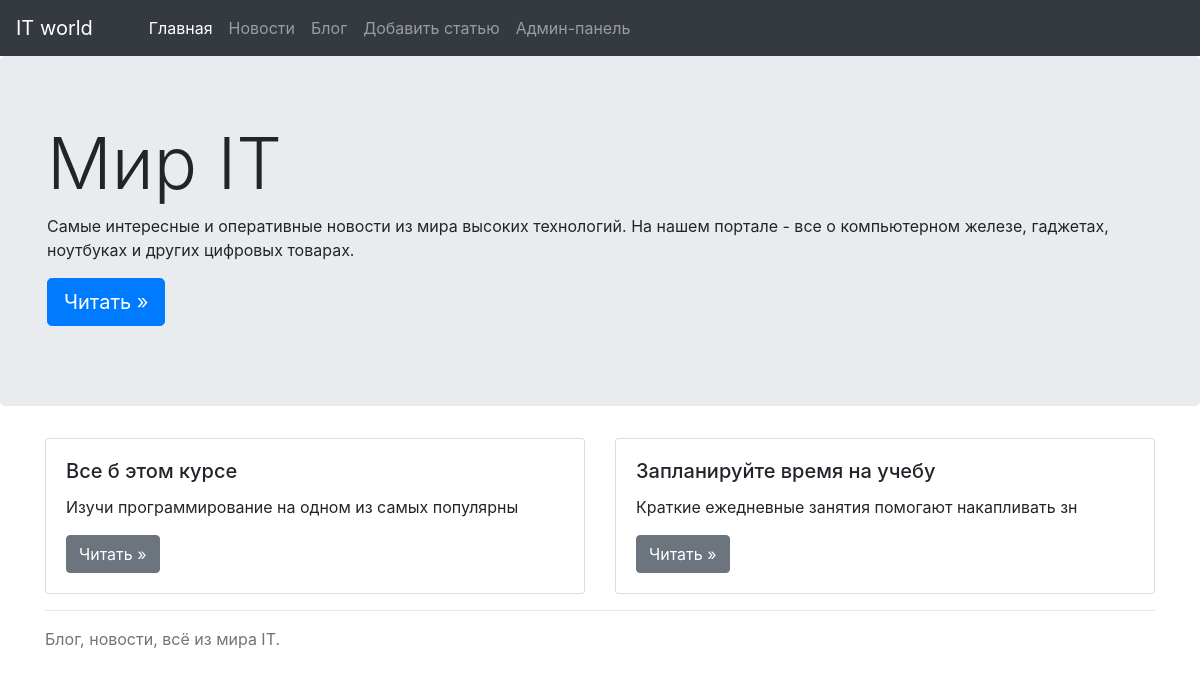
The page / on the database its author committed.
### app.py (models this page shows)
class Article(db.Model):
    id = db.Column(db.Integer, primary_key = True)
    category_id = db.Column(db.Integer, db.ForeignKey("category.id"))
    title = db.Column(db.String(50), nullable = False, unique = True)
    introduction = db.Column(db.String(100), nullable = False)
    text = db.Column(db.Text(), nullable = False)
    pub_date = db.Column(db.DateTime, default = datetime.utcnow)

### app.py (the view)
@app.route("/")
def main():
    latest_articles = Article.query.order_by(Article.pub_date.desc())[:3]
    return render_template("index.html", articles = latest_articles)

### templates/index.html (shortened to what this page needs)
{% extends "base.html" %}
{% block content %}
    <main class="main">
        <div class="jumbotron">
            <div class="container">
                <h1 class="display-3">Мир IT</h1>
                <p>
                    Самые интересные и оперативные новости из мира высоких технологий.
                    На нашем портале - все о компьютерном железе, гаджетах, ноутбуках и других цифровых товарах.
                </p>
                <p>
                    <a class="btn btn-primary btn-lg" href="{{ url_for('news') }}" role="button">Читать »</a>
                </p>
            </div>
        </div>
        <div class="container">
            <div class="card-deck mb-3">
                {% for article in articles %}
                    <div class="card" style="width: 18rem;">
                        <div class="card-body">
                            <h5 class="card-title">{{ article.title }}</h5>
                                <p class="card-text">{{ article.introduction[:50].strip() }}</p>
                                <a class="btn btn-secondary"
                                    href="{{ url_for('detailed_post', article_id=article.id ) }}"
                                    role="button">Читать »</a>
                        </div>
                    </div>
                {% endfor %}
            </div>
            <hr>
        </div>
        <footer class="footer mb-5">
            <div class="container">
                <span class="text-muted">Блог, новости, всё из мира IT.</span>
            </div>
        </footer>
    </main>
{% endblock %}

### rows shown on the page
Article: title "Все б этом курсе", introduction "Изучи программирование на одном из самых популярны"
Article: title "Запланируйте время на учебу", introduction "Краткие ежедневные занятия помогают накапливать зн"
